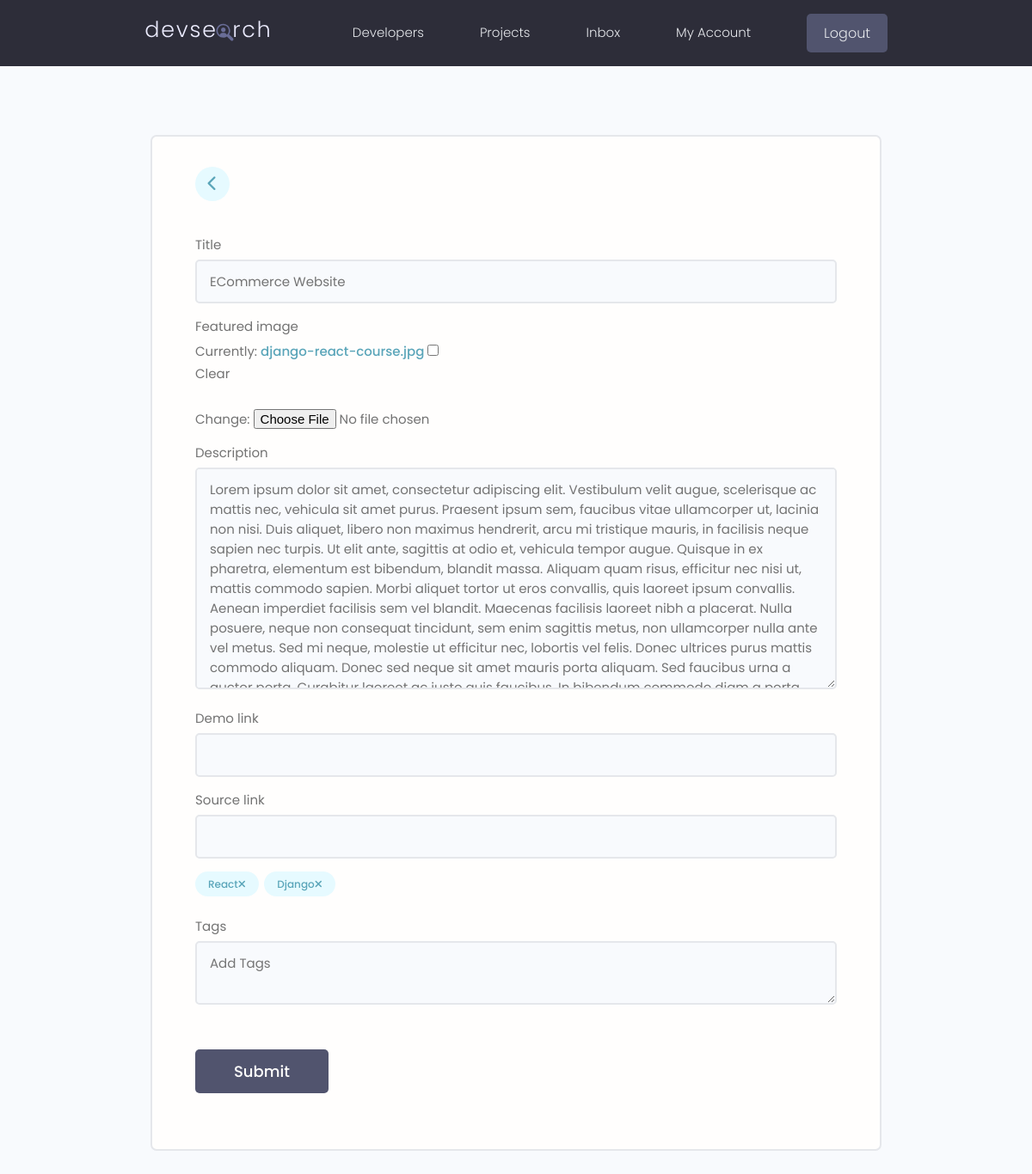
Before: /projects/update-project/68bc288a-0452-40dc-a0ef-fe4af88421af (signed in) with the older database file.
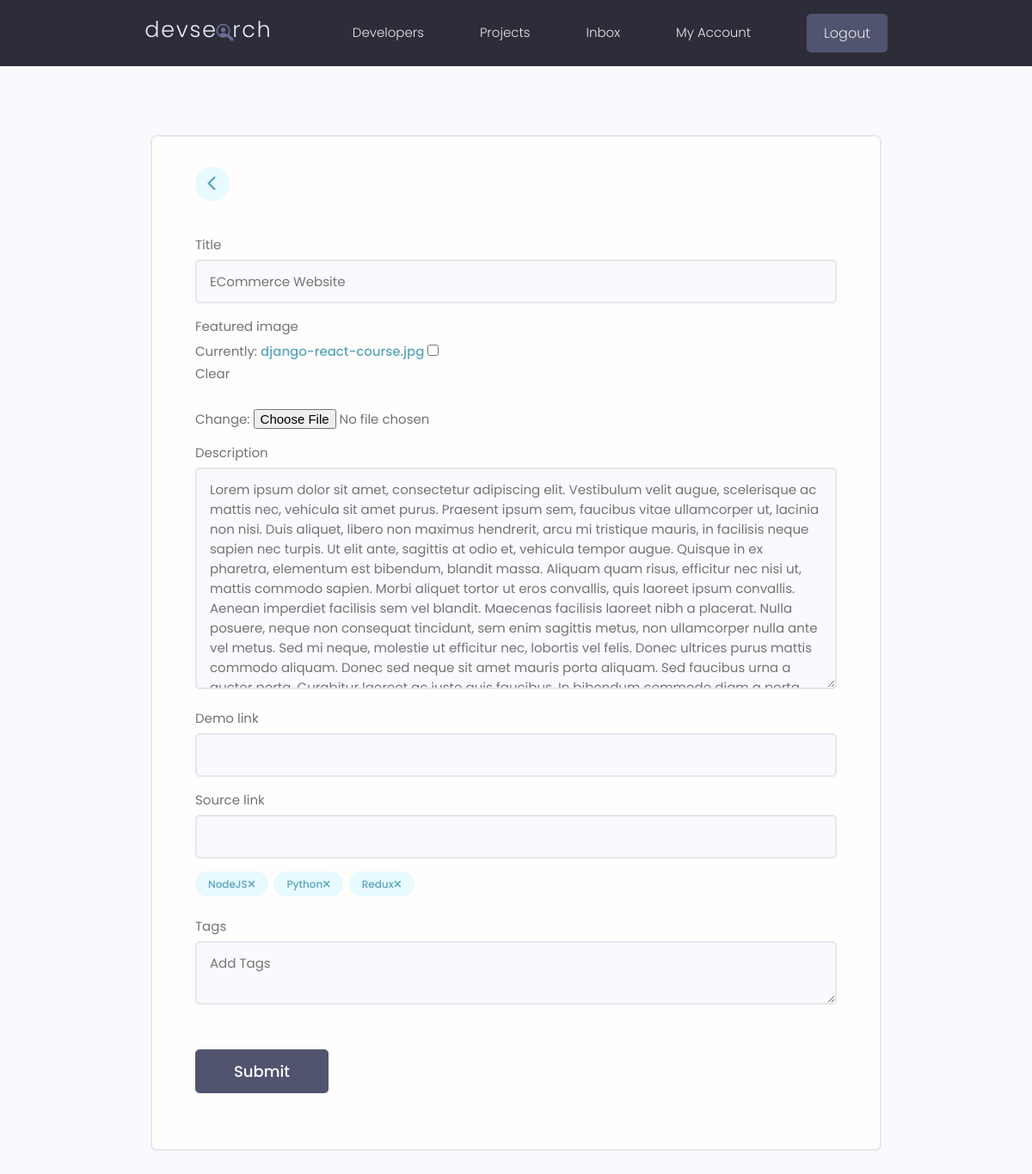
After: the same page with the newer database file.
### projects/models.py (models this page shows, shortened)
class Project(models.Model):
    owner = models.ForeignKey(
        Profile, null=True, blank=True, on_delete=models.CASCADE)
    title = models.CharField(max_length=200)
    description = models.TextField(null=True, blank=True)
    featured_image = models.ImageField(
        null=True, blank=True, default='default.jpg')
    demo_link = models.CharField(max_length=2000, null=True, blank=True)
    source_link = models.CharField(max_length=2000, null=True, blank=True)
    tags = models.ManyToManyField('Tag', blank=True)
    vote_total = models.IntegerField(default=0, null=True, blank=True)
    vote_ratio = models.IntegerField(default=0, null=True, blank=True)
    created = models.DateTimeField(auto_now_add=True)
    id = models.UUIDField(default=uuid.uuid4, unique=True,
                          primary_key=True, editable=False)
    class Meta:
        ordering = ['-vote_ratio', '-vote_total', 'title']

class Tag(models.Model):
    name = models.CharField(max_length=200)
    created = models.DateTimeField(auto_now_add=True)
    id = models.UUIDField(default=uuid.uuid4, unique=True,
                          primary_key=True, editable=False)

### projects/views.py (the view, shortened to what this page needs)
# urls.py: path('update-project/<str:pk>', views.updateProject, name='update-project'),
@login_required(login_url='login')
def updateProject(request, pk):
    profile = request.user.profile
    project = profile.project_set.get(id=pk)
    form = ProjectForm(instance=project)
    context = {'form': form, 'project': project}
    return render(request, "projects/project_form.html", context)

### projects/forms.py
class ProjectForm(ModelForm):
    class Meta:
        model = Project
        fields = ['title', 'featured_image', 'description',
                  'demo_link', 'source_link']
        widgets = {
            'tags': forms.CheckboxSelectMultiple()
        }
    def __init__(self, *args, **kwargs):
        super(ProjectForm, self).__init__(*args, **kwargs)
        for name, field in self.fields.items():
            field.widget.attrs.update({'class': 'input'})

### projects/templates/projects/project_form.html (shortened to what this page needs)
{% extends 'main.html' %}
{% block content %}
<main class="formPage my-xl">
  <div class="content-box">
    <div class="formWrapper">
      <a class="backButton" href="{% url 'account' %}"><i class="fa-solid fa-chevron-left"></i></a>
      <br>
      <form class="form" method="POST" enctype="multipart/form-data">
        {% for field in form %}
        <div class="form__field">
          <label for="formInput#text">{{ field.label }}</label>
          {{ field }}
        </div>
        {% endfor %}
        <div class="form__field">
          {% for tag in project.tags.all %}
          <div class="project-tag tag tag--pill tag--main" data-tag="{{ tag.id }}" data-project="{{project.id}}">
            {{tag.name}}<i class="fa fa-times"></i></div>
          {% endfor %}
        </div>
        <div class="form__field">
          <label for="formInput#text">Tags</label>
          <textarea name="newtags" class="input" placeholder="Add Tags"></textarea>
        </div>
        <input class="btn btn--sub btn--lg  my-md" type="submit" value="Submit" />
      </form>
    </div>
  </div>
</main>
{% endblock content %}

Changed rows visible on the page:
no longer on this page (row unchanged): Tag: name "React"
no longer on this page (row unchanged): Tag: name "Django"
added Tag: name "NodeJS"
now on this page (row unchanged): Tag: name "Python"
now on this page (row unchanged): Tag: name "Redux"
